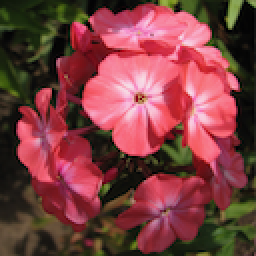
#> input picture preTP1/flower_images/0001.png, 128 x 128 px (shown 2 times larger); its folder holds only this picture in this run
$ jupyter execute --allow-errors 01_Clase_preTPClustering.ipynb
#> lines starting #> are read from the running program, lines starting #| are printed output that depends on the picture
##      **_Data mining en Ciencia y Tecnología_**
#                2do cuatrimestre 2023

# Procesamiento de imágenes (pre TP1)

[cell 1]
from clustimage import Clustimage
import cv2
import matplotlib.pyplot as plt
import pandas as pd
import random
import os
import numpy as np

## Las  imágenes son básicamente matrices
Mínimo elemento de la matriz se conoce como pixel.
Cada pixel es un dígito está entre (0,255) *(8 bits)*

[cell 2]
image_path = "flower_images" #PONER EL PATH DE CADA UNO

path = sorted([os.path.join(image_path, file)
               for file in os.listdir(image_path )
               if file.endswith('.png')])

[cell 3]
# from google.colab import drive
# drive.mount('/content/drive')
# !gdown --id
# image_path = "/content/drive/MyDrive/00_Docencia/0001_DMCT/2023_DMCT/Clases/kaggle_flower_images" #PONER EL PATH DE CADA UNO
# path = sorted([os.path.join(image_path, file)
# for file in os.listdir(image_path )
# if file.endswith('.png')])
print(len(path))
print(path[0])

[cell 4]
path

[cell 5]
# [6 lines of commented-out code are left out]

[cell 6]
img = cv2.imread(path[0])
#> img is the input picture: shape (128, 128, 3); mean B, G, R 64.3, 63.1, 124
print(img.shape)
#| (128, 128, 3)

plt.imshow(img)
# plt.axis('off')

[cell 7]
imagen = img[:,:,0]
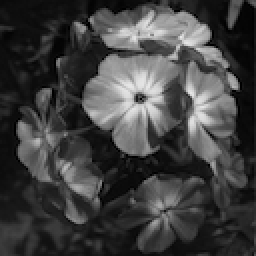
#> imagen: shape (128, 128) (shown 2 times larger); min 0, max 231, mean 64.3
plt.imshow(imagen,cmap='gray')
plt.axis('off')

La imagen se trata como un array. Puedo elegir qué parte mostrar

[cell 8]
# Puedo seleccionar una región de la imagen
plt.imshow(imagen[3:30,3:30],cmap='gray')
# plt.axis('off')
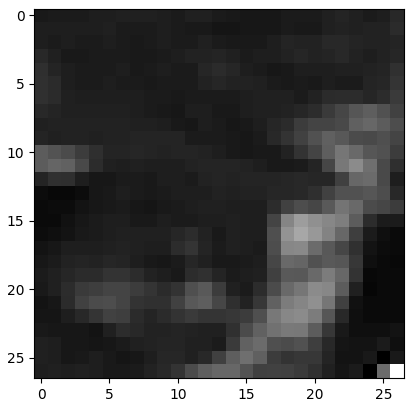
#> figure drawn by matplotlib, 1 panel

[cell 9]
# Una forma de caracterizar la imagen es ver cómo es la distribución de los pixels
plt.hist(imagen.flatten(),bins=10,color='gray',edgecolor='k')
plt.xlabel('pixel values')
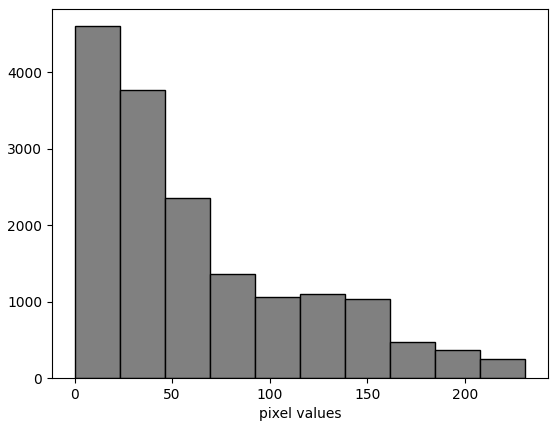
#> figure drawn by matplotlib, 1 panel; tallest bar 4603 high, from x = -1.78e-15 to 23.1

Como cualquier matriz, la imagen se puede rotar o girar

[cell 10]
imagen_rotada = np.flipud(imagen) #Reverse the order of elements along axis 0 (up/down).
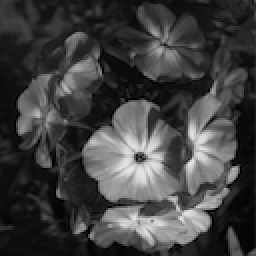
#> imagen_rotada: shape (128, 128) (shown 2 times larger); min 0, max 231, mean 64.3
plt.subplot(2,1,1)
plt.imshow(imagen_rotada,cmap='gray')
plt.axis('off')
plt.subplot(2,1,2)
plt.imshow(imagen,cmap='gray')
plt.axis('off')

## Para suavizar una imagen o para reducir el ruido se usan filtros sobre las imágenes.

[cell 11]
from scipy.ndimage import median_filter
#https://docs.scipy.org/doc/scipy/reference/generated/scipy.ndimage.median_filter.html
imagen_filtrada = median_filter(imagen,size=2)
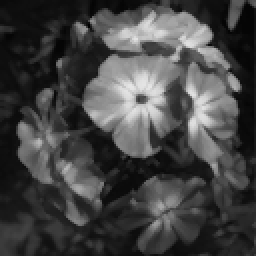
#> imagen_filtrada: shape (128, 128) (shown 2 times larger); min 0, max 229, mean 67.8

plt.subplot(1,2,1)
plt.imshow(imagen, cmap='gray')
plt.axis('off')
plt.title('Original')
plt.subplot(1,2,2)
plt.imshow(imagen_filtrada, cmap='gray')
plt.axis('off')
plt.title('Filtrada')

$ run again, on preTP1/flower_images/0011.png
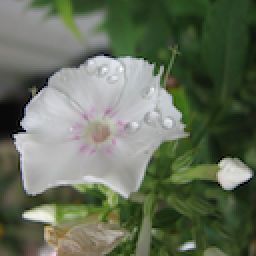
#> input picture preTP1/flower_images/0011.png, 128 x 128 px (shown 2 times larger)
#> img is the input picture: shape (128, 128, 3); mean B, G, R 90.8, 110.5, 101
#| (128, 128, 3)
#> `imagen_rotada = np.flipud(imagen)`:
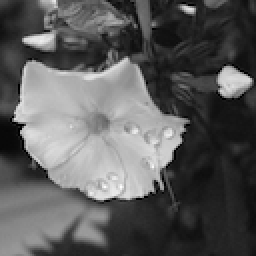
#> imagen_rotada: shape (128, 128) (shown 2 times larger); min 0, max 255, mean 90.8
#> `imagen_filtrada = median_filter(imagen,size=2)`:
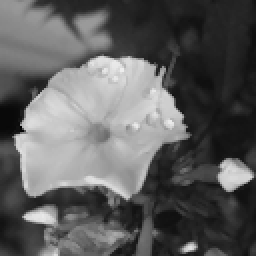
#> imagen_filtrada: shape (128, 128) (shown 2 times larger); min 0, max 237, mean 93.8

$ run again, on preTP1/flower_images/0012.png
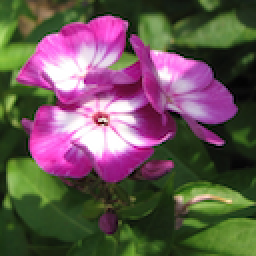
#> input picture preTP1/flower_images/0012.png, 128 x 128 px (shown 2 times larger)
#> img is the input picture: shape (128, 128, 3); mean B, G, R 84.7, 85.9, 104
#| (128, 128, 3)
#> `imagen_rotada = np.flipud(imagen)`:
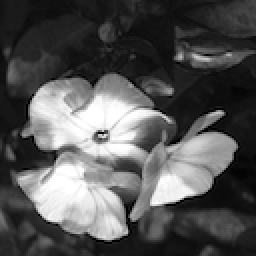
#> imagen_rotada: shape (128, 128) (shown 2 times larger); min 0, max 255, mean 84.7
#> `imagen_filtrada = median_filter(imagen,size=2)`:
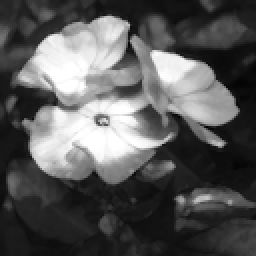
#> imagen_filtrada: shape (128, 128) (shown 2 times larger); min 0, max 255, mean 88.1

$ run again, on preTP1/flower_images/0013.png
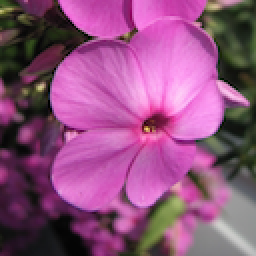
#> input picture preTP1/flower_images/0013.png, 128 x 128 px (shown 2 times larger)
#> img is the input picture: shape (128, 128, 3); mean B, G, R 125, 81, 142.7
#| (128, 128, 3)
#> `imagen_rotada = np.flipud(imagen)`:
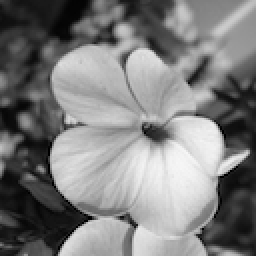
#> imagen_rotada: shape (128, 128) (shown 2 times larger); min 0, max 246, mean 125
#> `imagen_filtrada = median_filter(imagen,size=2)`:
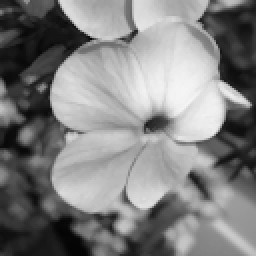
#> imagen_filtrada: shape (128, 128) (shown 2 times larger); min 0, max 245, mean 128.4
